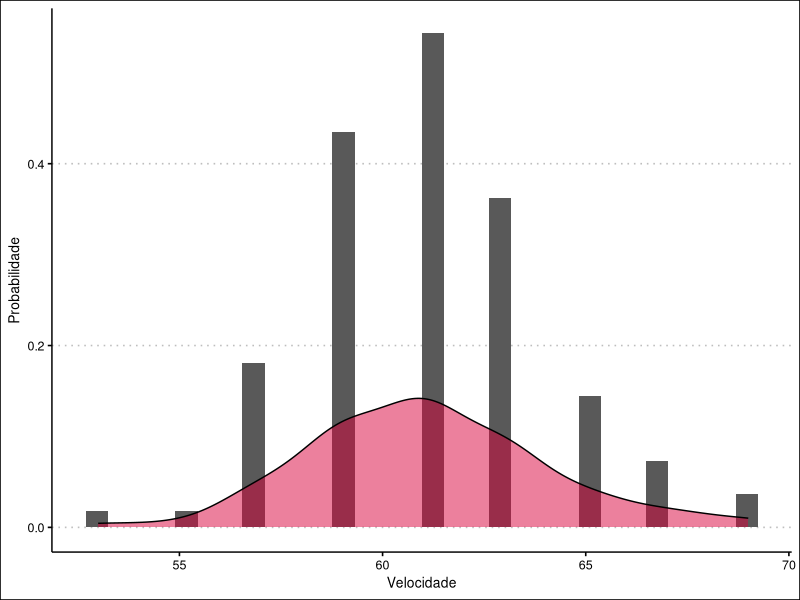
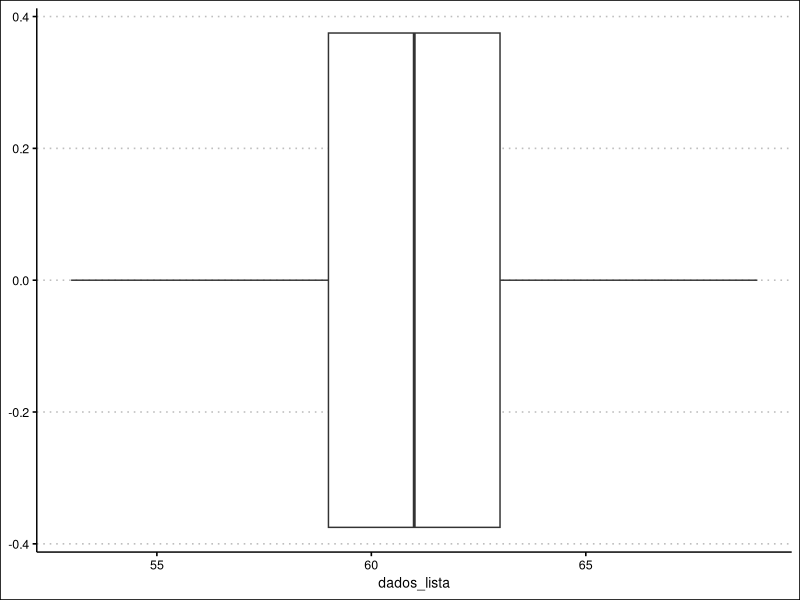
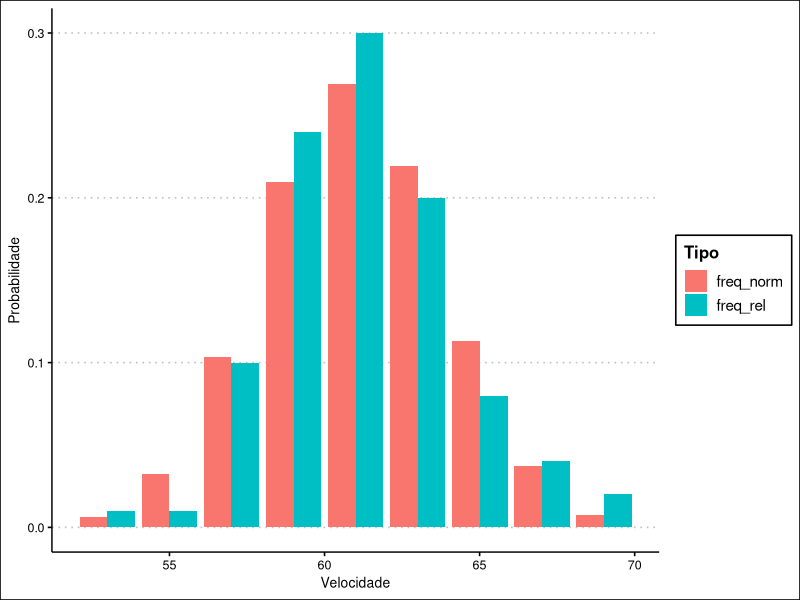
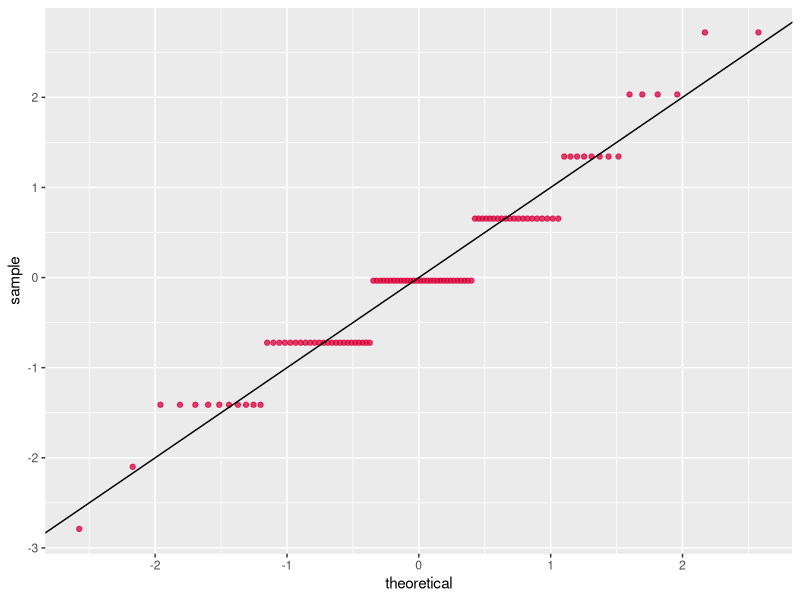
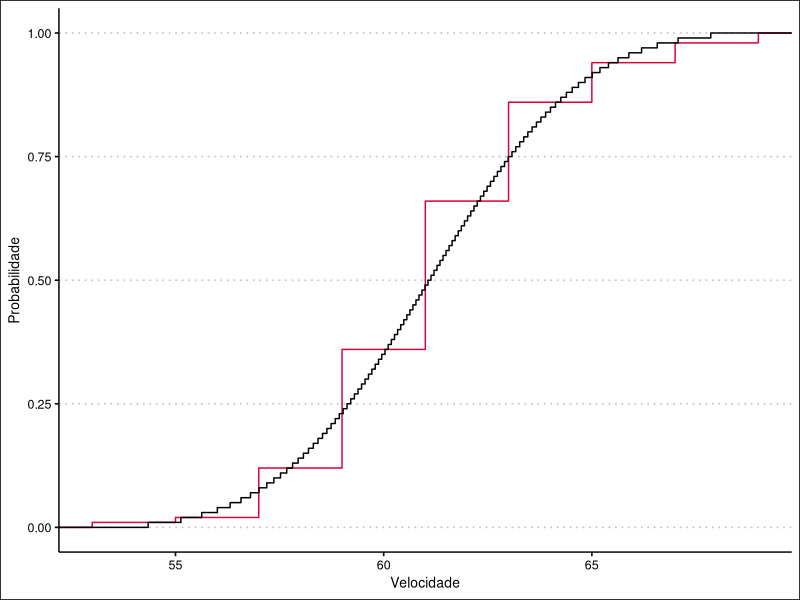

The R source for these figures, in order:
## UNIVERSIDADE FEDERAL DO CEARÁ
## CENTRO DE TECNOLOGIA - DEPARTAMENTO DE ENGENHARIA DE TRANSPORTES
## TCP7321 – TAD				  		PROF. MANOEL CASTRO 

## Teste 4 – Distribuição Normal								04/06/21

## Grupo: Nelson Quesado, Renata Farias e Rubia Rodrigues

# Suponha que você foi o(a) engenheiro(a) de tráfego contratado(a) para averiguar
# a necessidade de se implantar um equipamento de controle de velocidade numa seção
# da Avenida Washington Soares, cujo limite de velocidade permitido é de 60 km/h.

# Para tal tarefa, você coletou 100 observações de velocidade instantânea (ver tabela
# abaixo; limite esquerdo do intervalo fechado, e do direito aberto). Como critério
# de tomada de decisão, o equipamento será instalado se mais de 15% dos motoristas
# que ali trafegam excederem a margem de tolerância de 66 km/h.

# Velocidade  Freq. Absoluta
# 52	54	    1
# 54	56	    1
# 56	58	    10
# 58	60	    24
# 60	62	    30
# 62	64	    20
# 64	66	    8
# 66	68	    4
# 68	70	    2

library(tidyverse)
library(ggthemes)

dados <- data.frame(vel_inf = seq(52, 68, 2), vel_med = seq(53, 69, 2), vel_sup = seq(54, 70, 2), freq_abs = c(1, 1, 10, 24, 30, 20, 8, 4, 2))

dados_lista <- rep(seq(53, 69, 2), times = c(1, 1, 10, 24, 30, 20, 8, 4, 2))
print(dados_lista) # lista de valores para cálculo de média e desvio padrão


# a)	Realizem uma análise descritiva da amostra.
dados <- dados %>% mutate(freq_rel = freq_abs/sum(freq_abs), freq_norm = (pnorm(vel_sup, mean(dados_lista), sd(dados_lista))-pnorm(vel_inf, mean(dados_lista), sd(dados_lista))))
print(dados)  # apresentação dos dados incluindo as frequencias relativas da amostra
              # e as frequências teóricas considerando a distribuição normal

quartis <- summary(dados_lista)
print(quartis)  # apresentação dos quartis

desc <- data.frame(n = length(dados_lista), media = mean(dados_lista), desvio_padrao = sd(dados_lista), coef_var = sd(dados_lista)/mean(dados_lista), media_menos_3desv = -3*sd(dados_lista) + mean(dados_lista), media_mais_3desv = 3*sd(dados_lista) + mean(dados_lista))
print(desc) # principais estatísticas descritivas

# Histograma
data.frame(dados_lista) %>% ggplot(aes(dados_lista)) +
  geom_histogram(aes(y = ..density..)) +
  geom_density(fill = "#D9023C", alpha = 0.5) +
  xlab("Velocidade") +
  ylab("Probabilidade") +
  theme_clean()

# Boxplot
data.frame(dados_lista) %>% ggplot(aes(dados_lista)) +
  geom_boxplot() +
  theme_clean()

# b)	Vocês utilizariam uma distribuição Normal para aproximar o comportamento populacional
# desta variável? Justifique, comparando as frequências observadas na amostra com
# as frequências esperadas pelo modelo de probabilidade normal.

print(quartis) # aqui é possível ver que a média é muiot próximo da mediana.
print(desc) # percebe-se que limites +- 3 desvios padrão estão coerentes com a amostra

## HISTOGRAMA OBSERVADO VS. TEÓRICO
# O histograma dos valores observados apresenta forma semelhante à distribuição
# normal
gather(dados, Tipo, Valor, freq_rel:freq_norm) %>%
  ggplot() +
  geom_bar(aes(vel_med, Valor, fill = Tipo,), stat = "identity", position = "dodge") +
  xlab("Velocidade") +
  ylab("Probabilidade") +
  theme_clean()

## QQ PLOT
# Apesar da discretização dos dados por um possível arredondamento dos valores,
# percebe-se que os quantis observados seguem os quantis teóricos da distribuição
# normal
data.frame(dados_lista) %>%
  ggplot(aes(sample = scale(dados_lista))) +
  geom_qq(color = "#D9023C", alpha = 0.75) +
  geom_abline()


## DISTRIBUIÇÃO ACUMULADA
# A distribuição acumulada da probabilidade/frequência também se aproxima da normal,
# especialmente quando se leva em consideração possível discretização dos dados.
data.frame(dados_lista) %>%
  ggplot() +
  stat_ecdf(aes(dados_lista), color = "#D9023C") +
  stat_ecdf(aes(qnorm(seq(0.01, 0.99, length = 100), mean(dados_lista), sd(dados_lista)))) +
  xlab("Velocidade") +
  ylab("Probabilidade") +
  theme_clean()

# TESTE SHAPIRO-WILK
print(shapiro.test(dados_lista))

# Conclui-se, a partir das análises numéricias e visuais, que a distribuição da
# amostra é próxima da distribuição normal.

# c)	Seguindo o critério exposto no enunciado, o equipamento de fiscalização deve
# ser instalado? Justifiquem.

prob_acima_66kmph <- 1 - pnorm(66, mean(dados_lista), sd(dados_lista))
print(prob_acima_66kmph)  # frequência de veículos que trafegam acima de 66km/h
                          # é de 4,58%, ou seja, abaixo do limite de implantação.

# A implantação de um equipamento de controle de velocidade não deve ser realizada.